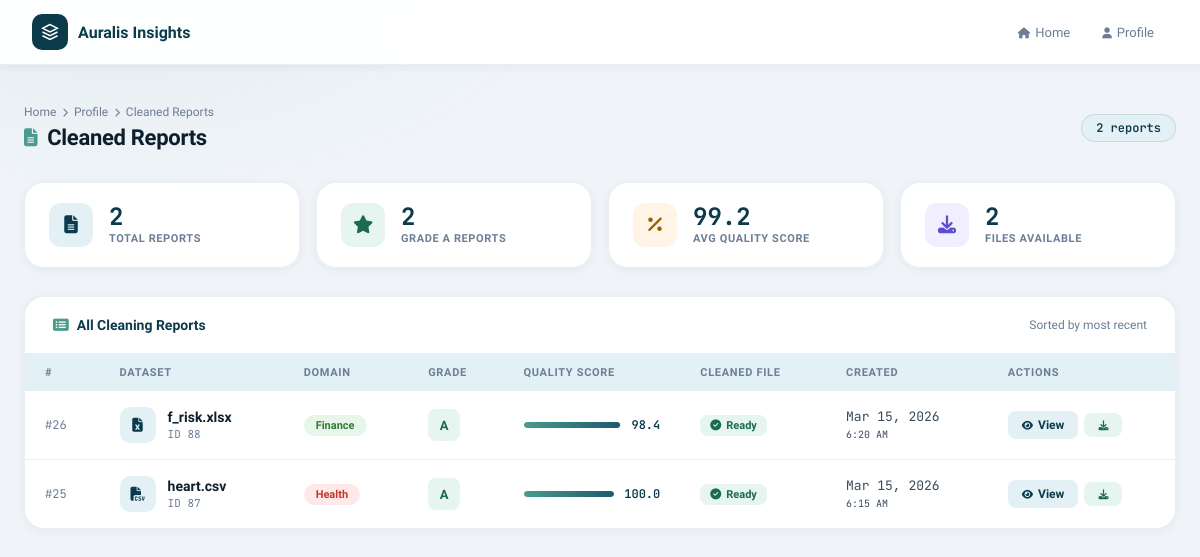
Before: /cleaning/my-reports/ (signed in) with the older database file.
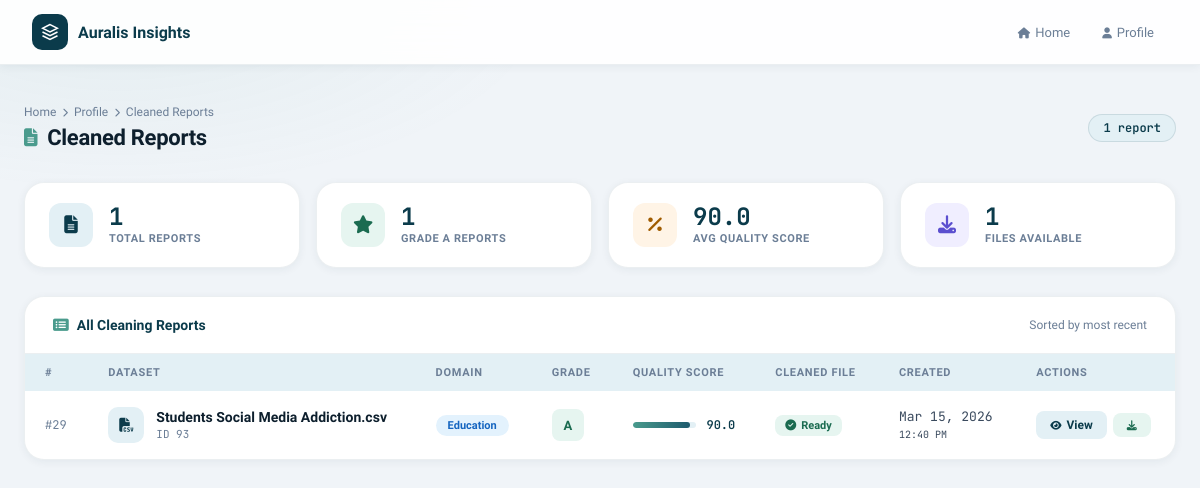
After: the same page with the newer database file.
### datacleaning/models.py (models this page shows, shortened)
class CleaningReport(models.Model):
    GRADE_CHOICES = [
        ('A', 'A'), ('B', 'B'), ('C', 'C'), ('D', 'D'), ('F', 'F'),
    ]
    DOMAIN_CHOICES = [
        ('education',  'Education'),
        ('health',     'Health'),
        ('finance',    'Finance'),
        ('sales',      'Sales'),
        ('hr',         'Human Resources'),
        ('generic',    'Generic'),
    ]
    dataset         = models.ForeignKey(Dataset, on_delete=models.CASCADE, related_name='cleaning_reports')
    cleaned_file    = models.FileField(upload_to='cleaned/', null=True, blank=True)
    report_json     = models.JSONField(default=dict)
    domain          = models.CharField(max_length=50, choices=DOMAIN_CHOICES, default='generic')
    quality_grade   = models.CharField(max_length=2,  choices=GRADE_CHOICES,  default='F')
    quality_score   = models.FloatField(default=0.0)
    created_at      = models.DateTimeField(auto_now_add=True)
    class Meta:
        ordering = ['-created_at']

### data_preparation/models.py (models this page shows, shortened)
class Dataset(models.Model):
    user = models.ForeignKey(CustomUser, on_delete=models.CASCADE)
    file = models.FileField(upload_to="datasets/", null=True, blank=True)
    file_name = models.CharField(max_length=255)
    uploaded_at = models.DateTimeField(auto_now_add=True)
    is_processed = models.BooleanField(default=False)
    parent_dataset = models.ForeignKey(
        "self",
        null=True,
        blank=True,
        on_delete=models.SET_NULL,
        related_name="prepared_versions"
    )
    status = models.CharField(
        max_length=20,
        choices=[
            ("original", "Original"),
            ("prepared", "Prepared")
        ],
        default="original"
    )

### datacleaning/views.py (the view)
# urls.py: path('my-reports/', views.cleaned_reports_list, name='cleaned_reports_list'),
def cleaned_reports_list(request):
    user_id = get_logged_in_user_id(request)
    if not user_id:
        return redirect('login')
    reports = CleaningReport.objects.filter(
        dataset__user_id=user_id
    ).select_related('dataset').order_by('-created_at')
    context = {
        'reports':         reports,
        'total':           reports.count(),
        'grade_a_count':   reports.filter(quality_grade='A').count(),
        'avg_score':       reports.aggregate(avg=Avg('quality_score'))['avg'] or 0,
        'files_available': reports.exclude(cleaned_file='').count(),
    }
    return render(request, 'datacleaning/cleaned_reports.html', context)

### datacleaning/views.py (called while the page is built)
def get_logged_in_user_id(request):
    return request.session.get('user_id', None)

### templates/datacleaning/cleaned_reports.html (shortened to what this page needs)
<!DOCTYPE html>
<html lang="en">
<head>
<link rel="stylesheet" href="https://cdnjs.cloudflare.com/ajax/libs/font-awesome/6.5.0/css/all.min.css">
</head>
<body>
<div class="topbar">
  <div class="topbar-inner">
    <a href="{% url 'home' %}" class="brand">
      <div class="brand-logo">
        <svg viewBox="0 0 24 24"><path d="M12 2L2 7l10 5 10-5-10-5zM2 17l10 5 10-5M2 12l10 5 10-5"/></svg>
      </div>
      <span class="brand-name">Auralis Insights</span>
    </a>
    <nav class="nav-links">
      <a href="{% url 'home' %}" class="nav-link"><i class="fas fa-home"></i>Home</a>
      <a href="{% url 'profile' %}" class="nav-link"><i class="fas fa-user"></i>Profile</a>
    </nav>
  </div>
</div>
<div class="page-wrapper">
  <div class="page-header">
    <div class="page-header-left">
      <div class="breadcrumb">
        <a href="{% url 'home' %}">Home</a>
        <i class="fas fa-chevron-right"></i>
        <a href="{% url 'profile' %}">Profile</a>
        <i class="fas fa-chevron-right"></i>
        <span>Cleaned Reports</span>
      </div>
      <h1 class="page-title">
        <i class="fas fa-file-alt"></i>
        Cleaned Reports
      </h1>
    </div>
    <span class="count-badge">{{ total }} report{{ total|pluralize }}</span>
  </div>
  {% if reports %}
  <div class="summary-row">
    <div class="summary-card">
      <div class="summary-icon blue"><i class="fas fa-file-alt"></i></div>
      <div>
        <div class="summary-num">{{ total }}</div>
        <div class="summary-label">Total Reports</div>
      </div>
    </div>
    <div class="summary-card">
      <div class="summary-icon green"><i class="fas fa-star"></i></div>
      <div>
        <div class="summary-num">{{ grade_a_count }}</div>
        <div class="summary-label">Grade A Reports</div>
      </div>
    </div>
    <div class="summary-card">
      <div class="summary-icon orange"><i class="fas fa-percentage"></i></div>
      <div>
        <div class="summary-num">{{ avg_score|floatformat:1 }}</div>
        <div class="summary-label">Avg Quality Score</div>
      </div>
    </div>
    <div class="summary-card">
      <div class="summary-icon purple"><i class="fas fa-download"></i></div>
      <div>
        <div class="summary-num">{{ files_available }}</div>
        <div class="summary-label">Files Available</div>
      </div>
    </div>
  </div>
  <div class="table-card">
    <div class="table-header">
      <div class="table-title">
        <i class="fas fa-list-alt"></i> All Cleaning Reports
      </div>
      <span style="font-size:12px; color:var(--text-muted);">Sorted by most recent</span>
    </div>
    <table class="reports-table">
      <thead>
        <tr>
          <th>#</th>
          <th>Dataset</th>
          <th>Domain</th>
          <th>Grade</th>
          <th>Quality Score</th>
          <th>Cleaned File</th>
          <th>Created</th>
          <th>Actions</th>
        </tr>
      </thead>
      <tbody>
        {% for rpt in reports %}
        <tr>
          <td style="font-family:'JetBrains Mono',monospace; font-size:12px; color:var(--text-muted);">
            #{{ rpt.id }}
          </td>
          <td>
            <div class="dataset-cell">
              <div class="dataset-icon">
                {% if rpt.dataset.file_name|lower|slice:"-4:" == "xlsx" or rpt.dataset.file_name|lower|slice:"-3:" == "xls" %}
                  <i class="fas fa-file-excel"></i>
                {% elif rpt.dataset.file_name|lower|slice:"-3:" == "csv" %}
                  <i class="fas fa-file-csv"></i>
                {% else %}
                  <i class="fas fa-file-alt"></i>
                {% endif %}
              </div>
              <div>
                <div class="dataset-name">{{ rpt.dataset.file_name }}</div>
                <div class="dataset-sub">ID {{ rpt.dataset.id }}</div>
              </div>
            </div>
          </td>
          <td>
            <span class="domain-pill domain-{{ rpt.domain|lower }}">
              {{ rpt.get_domain_display }}
            </span>
          </td>
          <td>
            <span class="grade-badge grade-{{ rpt.quality_grade }}">
              {{ rpt.quality_grade }}
            </span>
          </td>
          <td>
            <div class="score-cell">
              <div class="score-bar-wrap">
                <div class="score-bar" style="width: {{ rpt.quality_score }}%"></div>
              </div>
              <span class="score-num">{{ rpt.quality_score|floatformat:1 }}</span>
            </div>
          </td>
          <td>
            {% if rpt.cleaned_file %}
              <span class="file-badge file-yes"><i class="fas fa-check-circle"></i> Ready</span>
            {% else %}
              <span class="file-badge file-no"><i class="fas fa-times-circle"></i> None</span>
            {% endif %}
          </td>
          <td class="date-cell">{{ rpt.created_at|date:"M d, Y" }}<br>
            <span style="font-size:10px;">{{ rpt.created_at|date:"g:i A" }}</span>
          </td>
          <td>
            <div class="action-group">
              <a href="{% url 'report' report_id=rpt.id %}" class="action-btn action-view">
                <i class="fas fa-eye"></i> View
              </a>
              {% if rpt.cleaned_file %}
              <a href="{% url 'download_cleaned' report_id=rpt.id %}" class="action-btn action-dl">
                <i class="fas fa-download"></i>
              </a>
              {% endif %}
            </div>
          </td>
        </tr>
        {% endfor %}
      </tbody>
    </table>
  </div>
  {% endif %}
</div>
</body>
</html>

Changed rows visible on the page:
removed CleaningReport: id "26", dataset.file_name "f_risk.xlsx", dataset.id "88", domain "Finance", quality_grade "A", quality_score "98.4", shows "Ready", created_at "Mar 15, 2026", created_at "6:20 AM"
removed CleaningReport: id "25", dataset.file_name "heart.csv", dataset.id "87", domain "Health", quality_grade "A", quality_score "100.0", shows "Ready", created_at "Mar 15, 2026", created_at "6:15 AM"
added CleaningReport: id "29", dataset.file_name "Students Social Media Addiction.csv", dataset.id "93", domain "Education", quality_grade "A", quality_score "90.0", shows "Ready", created_at "Mar 15, 2026", created_at "12:40 PM"
Other visible differences:
{{ total }}: "2" → "1"
{{ grade_a_count }}: "2" → "1"
{{ avg_score|floatformat:1 }}: "99.2" → "90.0"
{{ files_available }}: "2" → "1"
